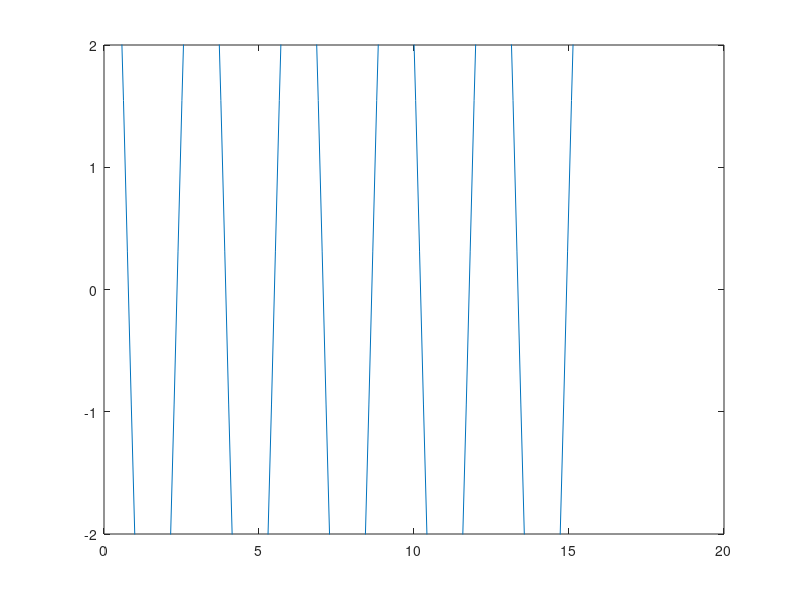

Write MATLAB code to recreate this figure. (Note: this script raises an error after producing the figure.)

A_M = 5;                                    
OMEGA = 2;                          
Ws = 50;                                 
Fs = Ws/(2*pi);                             
T = 1/Fs;                                 
t = [0:T:5*2*pi/OMEGA];                    
s_M = A_M*cos(OMEGA*t);                     

figure
plot(t, s_M);
ylim([-2 2]);

%%%%%%%%%%%%%%%%%%%%%%%%%%%%


figure                                    
specplot(s_M, Fs);                    

% AM-signal

A0=1;                                      
omega0 = 10;                               
phi0 = 0;                                   
s_AM = ammod(s_M, OMEGA, omega0, phi0, A0); 

figure
hold on
plot(t, s_AM);                              
plot(t, A0+s_M, '--', 'Color', 'red'); 
hold off

figure                                      
specplot(s_AM, Fs);                    

%%%%%%%%%%%%%%%%%%%%%%%%%%

% AM-demod

y = s_AM .* cos(omega0*t);                  
[b, a] = butter(5, 2*OMEGA/pi/Fs);       
z = filtfilt(b, a, y);  
figure
plot(t, s_AM, '--', t, z);

figure                                      
specplot(z, Fs); 
% KPD

x = [0.1:0.2:10];  
Am = x;
M = Am./A0;
kpd = M.^2./(M.^2.+2);
figure
plot(x, kpd, '--', 'Color', 'red');

%%%%%%%%%%%%%%%%%%%%%%%%%


% AM-CK

Fc = omega0/(2*pi);
s_AM_SC = ammod(s_M, Fc, Fs); 

figure
plot(t, s_AM_SC);

%%%%%%%%%%%%%%%%%%%%%%%%%

% AM-singleband

s_AM_SSB = ssbmod(s_M, Fc, Fs);
figure
plot(t, s_AM_SSB); 

figure
subplot(2, 1, 1);
specplot(s_AM_SC, Fs) 
subplot(2, 1, 2);
specplot(s_AM_SSB, Fs) 

